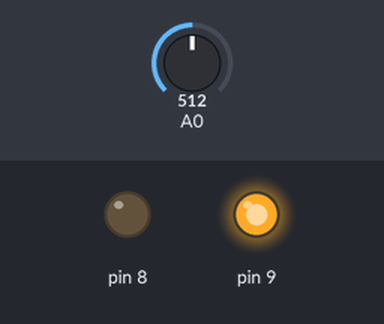
Recording of a sketch running on a simulated Arduino Uno, built with avr-gcc and run on an emulated ATmega328P. On the bench: output pins drawn as LEDs (lit = HIGH). The inputs (shaded band) are chosen by the test bench; at power-on: A0 = 512.

Above: at 1.2 s.
1.3 s: A0 set to 482
At 1.7 s:
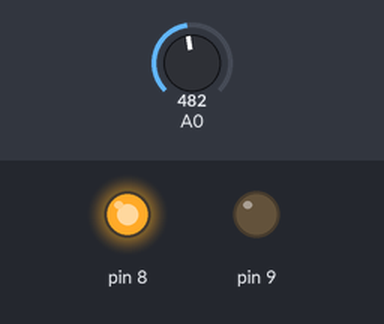
2.8 s: A0 set to 510
At 3.9 s:
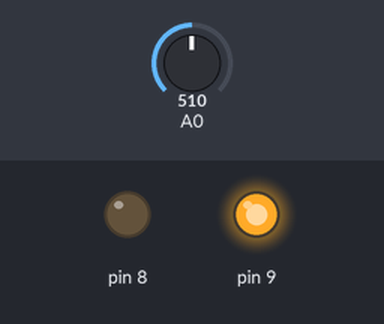
4.3 s: A0 set to 490
At 5.0 s:
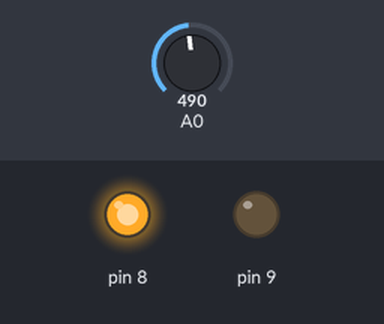
Timing chart, 0 to 7.3 s (numbered marks = the images above; inputs shaded):
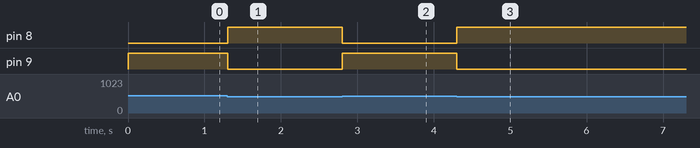

Measured:
- the behaviour switches between 500 and 499 on A0 (found by bisection; images 0 and 1)
- after the input at 1.3 s, pin 8: LOW → HIGH at once; pin 9: HIGH → LOW at once
- after the input at 2.8 s, pin 8: HIGH → LOW at once; pin 9: LOW → HIGH at once
- after the input at 4.3 s, pin 8: LOW → HIGH at once; pin 9: HIGH → LOW at once

The sketch:

battery-voltage-indicator.ino
```cpp
// C++ code
//
int battery_level = 0;

void setup()
{
  pinMode(A0, INPUT);
  pinMode(8, OUTPUT);
  pinMode(9, OUTPUT);
}

void loop()
{
  battery_level = analogRead(A0);
  if (battery_level < 500) {
    digitalWrite(8, HIGH);
    digitalWrite(9, LOW);
  } else {
    digitalWrite(8, LOW);
    digitalWrite(9, HIGH);
  }
  delay(10); // Delay a little bit to improve simulation performance
}
```
